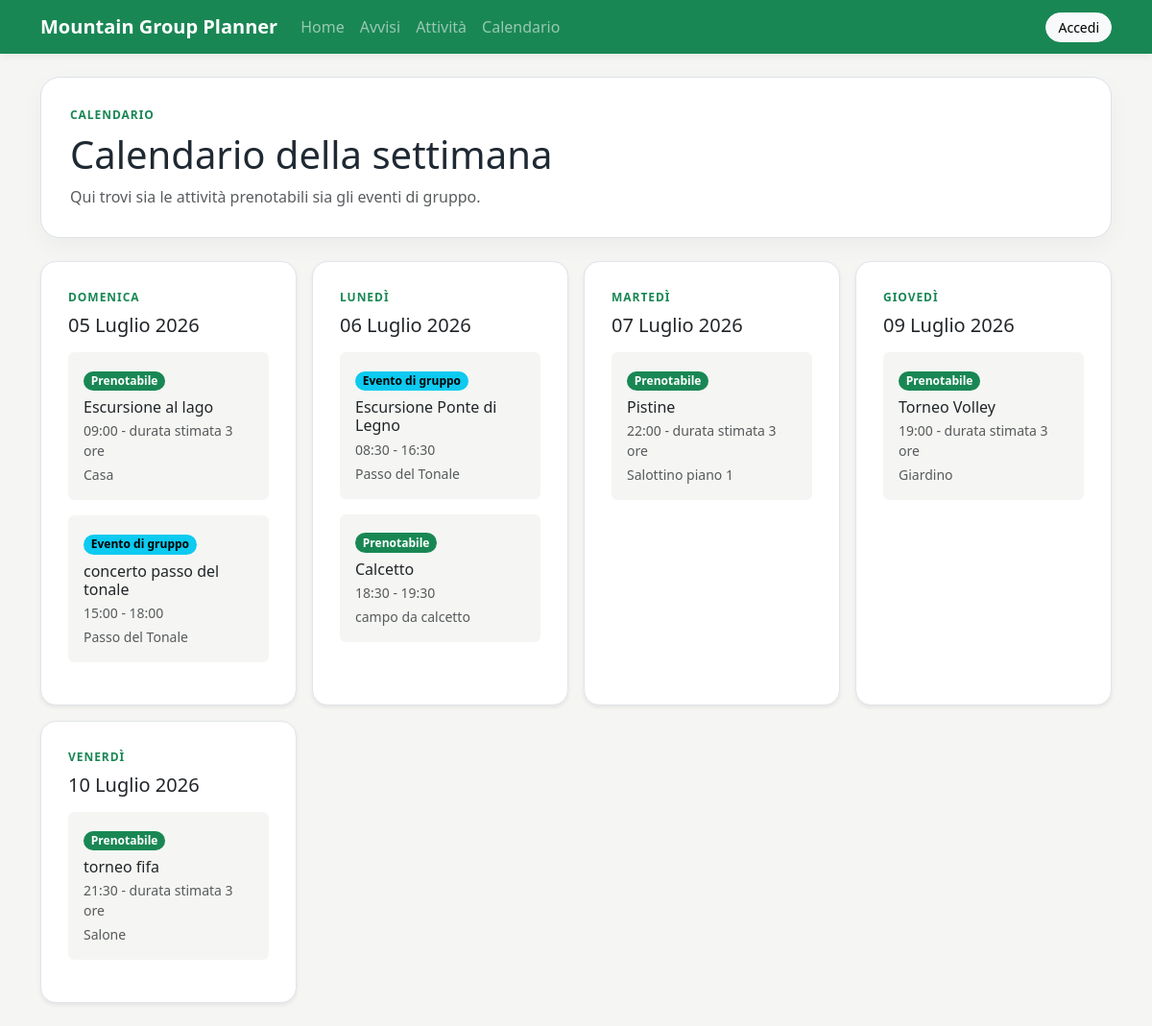
/activities/calendar/, run on the app's committed database.
### activities/models.py (models this page shows, shortened)
class Activity(models.Model):
    title = models.CharField(max_length=200)
    category = models.ForeignKey(
        Category,
        on_delete=models.SET_NULL,
        null=True,
        blank=True,
        related_name="activities"
    )
    description = models.TextField()
    image = models.ImageField(
        upload_to="activities/",
        blank=True,
        null=True,
        verbose_name="Immagine"
    )
    date = models.DateField()
    start_time = models.TimeField()
    end_time = models.TimeField(blank=True, null=True)
    meeting_place = models.CharField(max_length=200)
    max_participants = models.PositiveIntegerField()
    what_to_bring = models.TextField(blank=True)
    requires_booking = models.BooleanField(
        default=True,
        verbose_name="Richiede prenotazione"
    )
    created_by = models.ForeignKey(
        settings.AUTH_USER_MODEL,
        on_delete=models.CASCADE,
        related_name="created_activities"
    )
    created_at = models.DateTimeField(auto_now_add=True)
    updated_at = models.DateTimeField(auto_now=True)
    class Meta:
        verbose_name_plural = "Activities"

### activities/views.py (the view)
# urls.py: path("calendar/", views.activity_calendar, name="activity_calendar"),
def activity_calendar(request):
    activities = Activity.objects.all().order_by(
        "date",
        "start_time"
    )
    activities_by_date = {}
    for activity in activities:
        if activity.date not in activities_by_date:
            activities_by_date[activity.date] = []
        activities_by_date[activity.date].append(activity)
    context = {
        "activities_by_date": activities_by_date
    }
    return render(request, "activities/activity_calendar.html", context)

### templates/activities/activity_calendar.html (shortened to what this page needs)
{% extends "base.html" %}
{% block content %}
    <section class="page-header mb-4">
        <div>
            <p class="section-label mb-2">Calendario</p>
            <h1 class="mb-2">
                Calendario della settimana
            </h1>
            <p class="text-muted mb-0">
                Qui trovi sia le attività prenotabili sia gli eventi di gruppo.
            </p>
        </div>
    </section>
    {% if activities_by_date %}
        <section class="calendar-grid">
            {% for date, activities in activities_by_date.items %}
                <article class="card shadow-sm clean-card calendar-day">
                    <div class="card-body">
                        <div class="section-label">
                            {{ date|date:"l" }}
                        </div>
                        <h2 class="h5 mb-3">
                            {{ date|date:"d F Y" }}
                        </h2>
                        {% for activity in activities %}
                            <div class="calendar-activity rounded p-3 mb-3">
                                {% if activity.requires_booking %}
                                    <span class="badge text-bg-success mb-2">
                                        Prenotabile
                                    </span>
                                {% else %}
                                    <span class="badge text-bg-info mb-2">
                                        Evento di gruppo
                                    </span>
                                {% endif %}
                                <h3 class="h6 mb-1">
                                    <a
                                        href="{% url 'activities:activity_detail' activity.pk %}"
                                        class="text-decoration-none text-dark"
                                    >
                                        {{ activity.title }}
                                    </a>
                                </h3>
                                <p class="text-muted small mb-1">
                                    {{ activity.start_time|time:"H:i" }}
                                    {% if activity.end_time %}
                                        - {{ activity.end_time|time:"H:i" }}
                                    {% else %}
                                        - durata stimata 3 ore
                                    {% endif %}
                                </p>
                                <p class="text-muted small mb-0">
                                    {{ activity.meeting_place }}
                                </p>
                            </div>
                        {% endfor %}
                    </div>
                </article>
            {% endfor %}
        </section>
    {% endif %}
{% endblock %}

### static/css/style.css (style rules this page uses)
body { background-color: #f5f6f3; color: #1f2933; }
.card { border: 1px solid #e1e5ea; border-radius: 16px; }
.badge { border-radius: 999px; }
.clean-card { background-color: #ffffff; }
.clean-card .card-body { padding: 28px; }
.section-label { color: #198754; font-weight: 700; font-size: 0.75rem; letter-spacing: 0.08em; text-transform: uppercase; margin-bottom: 8px; }
.page-header { background-color: #ffffff; border: 1px solid #dce2e8; border-radius: 20px; padding: 30px; display: flex; justify-content: space-between; gap: 24px; align-items: center; box-shadow: 0 8px 24px rgba(0, 0, 0, 0.04); }
.calendar-grid { display: grid; grid-template-columns: repeat(4, 1fr); gap: 16px; }
.calendar-day { min-height: 220px; }
.calendar-activity { background-color: #f5f6f3; }

### data on the page
Activity: date "DOMENICA", date "05 Luglio 2026", requires_booking "Prenotabile", title "Escursione al lago", start_time "09:00", shows "- durata stimata 3 ore", meeting_place "Casa"
Activity: requires_booking "Evento di gruppo", title "concerto passo del tonale", start_time "15:00", end_time "18:00", meeting_place "Passo del Tonale"
Activity: date "LUNEDÌ", date "06 Luglio 2026", requires_booking "Evento di gruppo", title "Escursione Ponte di Legno", start_time "08:30", end_time "16:30", meeting_place "Passo del Tonale"
Activity: requires_booking "Prenotabile", title "Calcetto", start_time "18:30", end_time "19:30", meeting_place "campo da calcetto"
Activity: date "MARTEDÌ", date "07 Luglio 2026", requires_booking "Prenotabile", title "Pistine", start_time "22:00", shows "- durata stimata 3 ore", meeting_place "Salottino piano 1"
Activity: date "GIOVEDÌ", date "09 Luglio 2026", requires_booking "Prenotabile", title "Torneo Volley", start_time "19:00", shows "- durata stimata 3 ore", meeting_place "Giardino"
Activity: date "VENERDÌ", date "10 Luglio 2026", requires_booking "Prenotabile", title "torneo fifa", start_time "21:30", shows "- durata stimata 3 ore", meeting_place "Salone"
